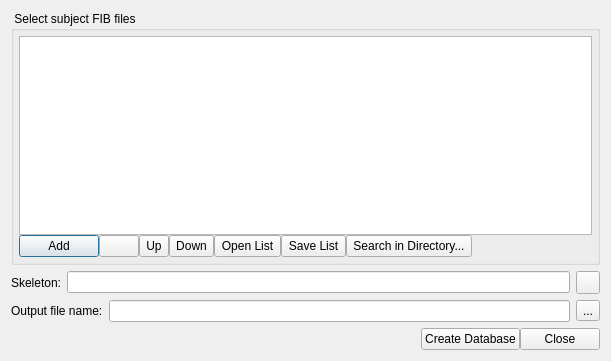
<?xml version="1.0" encoding="UTF-8"?>
<ui version="4.0">
 <class>VBCDialog</class>
 <widget class="QDialog" name="VBCDialog">
  <property name="geometry">
   <rect>
    <x>0</x>
    <y>0</y>
    <width>611</width>
    <height>361</height>
   </rect>
  </property>
  <property name="windowTitle">
   <string>Connectometry toolbox</string>
  </property>
  <layout class="QVBoxLayout" name="verticalLayout_3">
   <item>
    <widget class="QGroupBox" name="method_group">
     <property name="title">
      <string> Select subject FIB files</string>
     </property>
     <layout class="QVBoxLayout" name="verticalLayout_7">
      <property name="spacing">
       <number>5</number>
      </property>
      <property name="margin">
       <number>5</number>
      </property>
      <item>
       <layout class="QVBoxLayout" name="verticalLayout">
        <property name="spacing">
         <number>0</number>
        </property>
        <item>
         <widget class="QListView" name="group_list">
          <property name="selectionMode">
           <enum>QAbstractItemView::SingleSelection</enum>
          </property>
         </widget>
        </item>
        <item>
         <layout class="QHBoxLayout" name="horizontalLayout_2">
          <property name="spacing">
           <number>0</number>
          </property>
          <item>
           <widget class="QPushButton" name="group1open">
            <property name="maximumSize">
             <size>
              <width>16777215</width>
              <height>26</height>
             </size>
            </property>
            <property name="text">
             <string>Add</string>
            </property>
            <property name="icon">
             <iconset resource="../icons.qrc">
              <normaloff>:/icons/icons/add.xpm</normaloff>:/icons/icons/add.xpm</iconset>
            </property>
           </widget>
          </item>
          <item>
           <widget class="QPushButton" name="group1delete">
            <property name="maximumSize">
             <size>
              <width>16777215</width>
              <height>26</height>
             </size>
            </property>
            <property name="text">
             <string/>
            </property>
            <property name="icon">
             <iconset resource="../icons.qrc">
              <normaloff>:/icons/icons/delete.xpm</normaloff>:/icons/icons/delete.xpm</iconset>
            </property>
           </widget>
          </item>
          <item>
           <widget class="QToolButton" name="moveup">
            <property name="maximumSize">
             <size>
              <width>16777215</width>
              <height>26</height>
             </size>
            </property>
            <property name="text">
             <string>Up</string>
            </property>
           </widget>
          </item>
          <item>
           <widget class="QToolButton" name="movedown">
            <property name="maximumSize">
             <size>
              <width>16777215</width>
              <height>26</height>
             </size>
            </property>
            <property name="text">
             <string>Down</string>
            </property>
           </widget>
          </item>
          <item>
           <widget class="QToolButton" name="open_list1">
            <property name="maximumSize">
             <size>
              <width>16777215</width>
              <height>26</height>
             </size>
            </property>
            <property name="text">
             <string>Open List</string>
            </property>
           </widget>
          </item>
          <item>
           <widget class="QToolButton" name="save_list1">
            <property name="maximumSize">
             <size>
              <width>16777215</width>
              <height>26</height>
             </size>
            </property>
            <property name="text">
             <string>Save List</string>
            </property>
           </widget>
          </item>
          <item>
           <widget class="QToolButton" name="open_dir1">
            <property name="maximumSize">
             <size>
              <width>16777215</width>
              <height>26</height>
             </size>
            </property>
            <property name="text">
             <string>Search in Directory...</string>
            </property>
           </widget>
          </item>
          <item>
           <spacer name="horizontalSpacer">
            <property name="orientation">
             <enum>Qt::Horizontal</enum>
            </property>
            <property name="sizeHint" stdset="0">
             <size>
              <width>40</width>
              <height>20</height>
             </size>
            </property>
           </spacer>
          </item>
         </layout>
        </item>
       </layout>
      </item>
     </layout>
    </widget>
   </item>
   <item>
    <widget class="QWidget" name="skeleton_widget" native="true">
     <layout class="QHBoxLayout" name="horizontalLayout">
      <property name="margin">
       <number>0</number>
      </property>
      <item>
       <widget class="QLabel" name="label">
        <property name="text">
         <string>Skeleton:</string>
        </property>
       </widget>
      </item>
      <item>
       <widget class="QLineEdit" name="skeleton"/>
      </item>
      <item>
       <widget class="QToolButton" name="open_skeleton">
        <property name="text">
         <string/>
        </property>
        <property name="icon">
         <iconset resource="../icons.qrc">
          <normaloff>:/icons/icons/open.xpm</normaloff>:/icons/icons/open.xpm</iconset>
        </property>
       </widget>
      </item>
     </layout>
    </widget>
   </item>
   <item>
    <layout class="QHBoxLayout" name="horizontalLayout_4">
     <item>
      <widget class="QLabel" name="ODF_label">
       <property name="text">
        <string>Output file name:</string>
       </property>
      </widget>
     </item>
     <item>
      <widget class="QLineEdit" name="output_file_name"/>
     </item>
     <item>
      <widget class="QToolButton" name="select_output_file">
       <property name="text">
        <string>...</string>
       </property>
       <property name="icon">
        <iconset resource="../icons.qrc">
         <normaloff>:/icons/icons/open.xpm</normaloff>:/icons/icons/open.xpm</iconset>
       </property>
      </widget>
     </item>
    </layout>
   </item>
   <item>
    <layout class="QHBoxLayout" name="horizontalLayout_6">
     <property name="spacing">
      <number>0</number>
     </property>
     <property name="topMargin">
      <number>0</number>
     </property>
     <item>
      <spacer name="horizontalSpacer_3">
       <property name="orientation">
        <enum>Qt::Horizontal</enum>
       </property>
       <property name="sizeHint" stdset="0">
        <size>
         <width>40</width>
         <height>20</height>
        </size>
       </property>
      </spacer>
     </item>
     <item>
      <widget class="QPushButton" name="create_data_base">
       <property name="text">
        <string>Create Database</string>
       </property>
      </widget>
     </item>
     <item>
      <widget class="QPushButton" name="close">
       <property name="text">
        <string>Close</string>
       </property>
      </widget>
     </item>
    </layout>
   </item>
  </layout>
 </widget>
 <resources>
  <include location="../icons.qrc"/>
 </resources>
 <connections/>
</ui>
